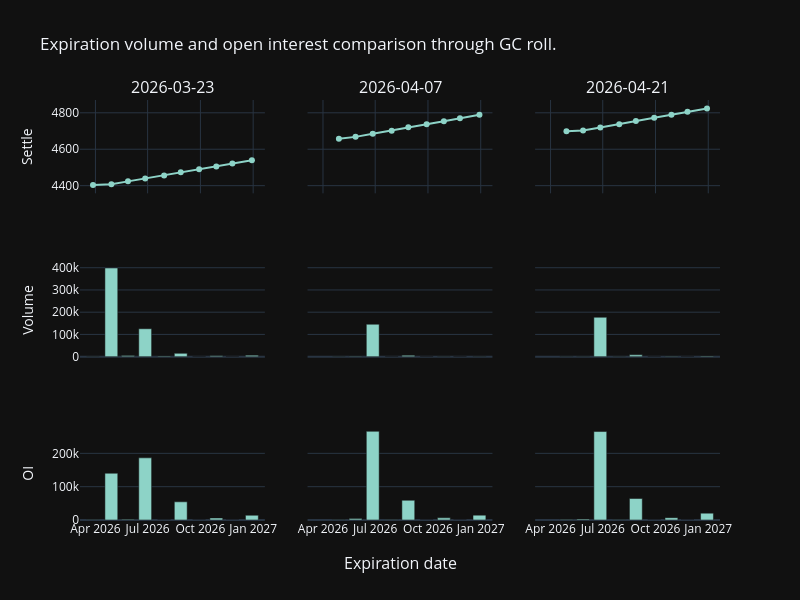

The notebook cell saved with this chart:
### Code cell
product = "GC"
dates = gold_near_roll
plot_df = stats.reset_index()
plot_df = plot_df[plot_df["Trade date"].isin(dates)]
plot_df = plot_df[plot_df["Symbol"].isin(futures_groups[product])]
plot_groups = plot_df.groupby("Trade date")
color = px.defaults.color_discrete_sequence[0]

x_col = "expiration"
plot_cols = ["Settlement price", "Cleared volume", "Open interest"]
short_names = ("Settle", "Volume", "OI")
subplot_titles = [f"{date}" for date in dates]

fig = make_subplots(
    rows=len(plot_cols),
    cols=len(dates),
    shared_xaxes="all",
    shared_yaxes=True,
    subplot_titles=subplot_titles,
    x_title="Expiration date",
)

for i, trade_date in enumerate(dates):
    df = plot_groups.get_group(trade_date)
    fig.add_trace(
        go.Scatter(
            x=df[x_col],
            y=df[plot_cols[0]],
            name=str(trade_date),
            line=dict(color=color),
            showlegend=False,
        ),
        row=1,
        col=i + 1,
    )
    fig.add_trace(
        go.Bar(
            x=df[x_col],
            y=df[plot_cols[1]],
            name=str(trade_date),
            marker=dict(color=color),
            showlegend=False,
        ),
        row=2,
        col=i + 1,
    )
    fig.add_trace(
        go.Bar(
            x=df[x_col],
            y=df[plot_cols[2]],
            name=str(trade_date),
            marker=dict(color=color),
            showlegend=False,
        ),
        row=3,
        col=i + 1,
    )

fig.update_layout(
    height=600,
    width=800,
    title_text=(
        f"Expiration volume and open interest comparison through {product} roll."
    ),
    yaxis_title="test",
)
for i, y_name in enumerate(short_names):
    fig.update_yaxes(title_text=y_name, row=i + 1, col=1)
fig.show()

### Figure 1 — Plotly figure (JSON) as saved in the notebook; plotly's stock layout.template omitted (floating-point values rounded to 4 significant figures)
{"data": [{"line": {"color": "rgb(141,211,199)"}, "name": "2026-03-23", "showlegend": false, "type": "scatter", "x": ["2026-03-27T17:30:00.000000000", "2026-04-28T17:30:00.000000000", "2026-05-27T17:30:00.000000000", "2026-06-26T17:30:00.000000000", "2026-07-29T17:30:00.000000000", "2026-08-27T17:30:00.000000000", "2026-09-28T17:30:00.000000000", "2026-10-28T17:30:00.000000000", "2026-11-25T18:30:00.000000000", "2026-12-29T18:30:00.000000000"], "xaxis": "x", "y": [4404.0, 4407.0, 4424.0, 4440.0, 4456.0, 4474.0, 4490.0, 4506.0, 4522.0, 4539.0], "yaxis": "y"}, {"marker": {"color": "rgb(141,211,199)"}, "name": "2026-03-23", "showlegend": false, "type": "bar", "x": ["2026-03-27T17:30:00.000000000", "2026-04-28T17:30:00.000000000", "2026-05-27T17:30:00.000000000", "2026-06-26T17:30:00.000000000", "2026-07-29T17:30:00.000000000", "2026-08-27T17:30:00.000000000", "2026-09-28T17:30:00.000000000", "2026-10-28T17:30:00.000000000", "2026-11-25T18:30:00.000000000", "2026-12-29T18:30:00.000000000"], "xaxis": "x4", "y": [544.0, 398700.0, 4918.0, 125500.0, 2545.0, 14860.0, 161.0, 4344.0, 20.0, 6273.0], "yaxis": "y4"}, {"marker": {"color": "rgb(141,211,199)"}, "name": "2026-03-23", "showlegend": false, "type": "bar", "x": ["2026-03-27T17:30:00.000000000", "2026-04-28T17:30:00.000000000", "2026-05-27T17:30:00.000000000", "2026-06-26T17:30:00.000000000", "2026-07-29T17:30:00.000000000", "2026-08-27T17:30:00.000000000", "2026-09-28T17:30:00.000000000", "2026-10-28T17:30:00.000000000", "2026-11-25T18:30:00.000000000", "2026-12-29T18:30:00.000000000"], "xaxis": "x7", "y": [630.0, 140300.0, 1887.0, 186500.0, 285.0, 54540.0, 95.0, 5923.0, 70.0, 14190.0], "yaxis": "y7"}, {"line": {"color": "rgb(141,211,199)"}, "name": "2026-04-07", "showlegend": false, "type": "scatter", "x": ["2026-04-28T17:30:00.000000000", "2026-05-27T17:30:00.000000000", "2026-06-26T17:30:00.000000000", "2026-07-29T17:30:00.000000000", "2026-08-27T17:30:00.000000000", "2026-09-28T17:30:00.000000000", "2026-10-28T17:30:00.000000000", "2026-11-25T18:30:00.000000000", "2026-12-29T18:30:00.000000000"], "xaxis": "x2", "y": [4657.0, 4668.0, 4685.0, 4702.0, 4720.0, 4737.0, 4754.0, 4770.0, 4789.0], "yaxis": "y2"}, {"marker": {"color": "rgb(141,211,199)"}, "name": "2026-04-07", "showlegend": false, "type": "bar", "x": ["2026-04-28T17:30:00.000000000", "2026-05-27T17:30:00.000000000", "2026-06-26T17:30:00.000000000", "2026-07-29T17:30:00.000000000", "2026-08-27T17:30:00.000000000", "2026-09-28T17:30:00.000000000", "2026-10-28T17:30:00.000000000", "2026-11-25T18:30:00.000000000", "2026-12-29T18:30:00.000000000"], "xaxis": "x5", "y": [327.0, 1832.0, 145700.0, 152.0, 5854.0, 12.0, 536.0, 0.0, 962.0], "yaxis": "y5"}, {"marker": {"color": "rgb(141,211,199)"}, "name": "2026-04-07", "showlegend": false, "type": "bar", "x": ["2026-04-28T17:30:00.000000000", "2026-05-27T17:30:00.000000000", "2026-06-26T17:30:00.000000000", "2026-07-29T17:30:00.000000000", "2026-08-27T17:30:00.000000000", "2026-09-28T17:30:00.000000000", "2026-10-28T17:30:00.000000000", "2026-11-25T18:30:00.000000000", "2026-12-29T18:30:00.000000000"], "xaxis": "x8", "y": [1000.0, 4164.0, 266100.0, 470.0, 59220.0, 112.0, 6417.0, 71.0, 14620.0], "yaxis": "y8"}, {"line": {"color": "rgb(141,211,199)"}, "name": "2026-04-21", "showlegend": false, "type": "scatter", "x": ["2026-04-28T17:30:00.000000000", "2026-05-27T17:30:00.000000000", "2026-06-26T17:30:00.000000000", "2026-07-29T17:30:00.000000000", "2026-08-27T17:30:00.000000000", "2026-09-28T17:30:00.000000000", "2026-10-28T17:30:00.000000000", "2026-11-25T18:30:00.000000000", "2026-12-29T18:30:00.000000000"], "xaxis": "x3", "y": [4698.0, 4703.0, 4720.0, 4737.0, 4755.0, 4772.0, 4789.0, 4806.0, 4824.0], "yaxis": "y3"}, {"marker": {"color": "rgb(141,211,199)"}, "name": "2026-04-21", "showlegend": false, "type": "bar", "x": ["2026-04-28T17:30:00.000000000", "2026-05-27T17:30:00.000000000", "2026-06-26T17:30:00.000000000", "2026-07-29T17:30:00.000000000", "2026-08-27T17:30:00.000000000", "2026-09-28T17:30:00.000000000", "2026-10-28T17:30:00.000000000", "2026-11-25T18:30:00.000000000", "2026-12-29T18:30:00.000000000"], "xaxis": "x6", "y": [1197.0, 1162.0, 177100.0, 283.0, 8153.0, 86.0, 1332.0, 10.0, 2475.0], "yaxis": "y6"}, {"marker": {"color": "rgb(141,211,199)"}, "name": "2026-04-21", "showlegend": false, "type": "bar", "x": ["2026-04-28T17:30:00.000000000", "2026-05-27T17:30:00.000000000", "2026-06-26T17:30:00.000000000", "2026-07-29T17:30:00.000000000", "2026-08-27T17:30:00.000000000", "2026-09-28T17:30:00.000000000", "2026-10-28T17:30:00.000000000", "2026-11-25T18:30:00.000000000", "2026-12-29T18:30:00.000000000"], "xaxis": "x9", "y": [1136.0, 2721.0, 265500.0, 701.0, 64480.0, 172.0, 6947.0, 71.0, 20590.0], "yaxis": "y9"}], "layout": {"annotations": [{"font": {"size": 16}, "showarrow": false, "text": "2026-03-23", "x": 0.1444, "xanchor": "center", "xref": "paper", "y": 1, "yanchor": "bottom", "yref": "paper"}, {"font": {"size": 16}, "showarrow": false, "text": "2026-04-07", "x": 0.5, "xanchor": "center", "xref": "paper", "y": 1, "yanchor": "bottom", "yref": "paper"}, {"font": {"size": 16}, "showarrow": false, "text": "2026-04-21", "x": 0.8556, "xanchor": "center", "xref": "paper", "y": 1, "yanchor": "bottom", "yref": "paper"}, {"font": {"size": 16}, "showarrow": false, "text": "Expiration date", "x": 0.5, "xanchor": "center", "xref": "paper", "y": 0, "yanchor": "top", "yref": "paper", "yshift": -30}], "height": 600, "title": {"text": "Expiration volume and open interest comparison through GC roll."}, "width": 800, "xaxis": {"anchor": "y", "domain": [0, 0.2889], "matches": "x7", "showticklabels": false}, "xaxis2": {"anchor": "y2", "domain": [0.3556, 0.6444], "matches": "x7", "showticklabels": false}, "xaxis3": {"anchor": "y3", "domain": [0.7111, 1], "matches": "x7", "showticklabels": false}, "xaxis4": {"anchor": "y4", "domain": [0, 0.2889], "matches": "x7", "showticklabels": false}, "xaxis5": {"anchor": "y5", "domain": [0.3556, 0.6444], "matches": "x7", "showticklabels": false}, "xaxis6": {"anchor": "y6", "domain": [0.7111, 1], "matches": "x7", "showticklabels": false}, "xaxis7": {"anchor": "y7", "domain": [0, 0.2889]}, "xaxis8": {"anchor": "y8", "domain": [0.3556, 0.6444], "matches": "x7"}, "xaxis9": {"anchor": "y9", "domain": [0.7111, 1], "matches": "x7"}, "yaxis": {"anchor": "x", "domain": [0.7778, 1], "title": {"text": "Settle"}}, "yaxis2": {"anchor": "x2", "domain": [0.7778, 1], "matches": "y", "showticklabels": false}, "yaxis3": {"anchor": "x3", "domain": [0.7778, 1], "matches": "y", "showticklabels": false}, "yaxis4": {"anchor": "x4", "domain": [0.3889, 0.6111], "title": {"text": "Volume"}}, "yaxis5": {"anchor": "x5", "domain": [0.3889, 0.6111], "matches": "y4", "showticklabels": false}, "yaxis6": {"anchor": "x6", "domain": [0.3889, 0.6111], "matches": "y4", "showticklabels": false}, "yaxis7": {"anchor": "x7", "domain": [0, 0.2222], "title": {"text": "OI"}}, "yaxis8": {"anchor": "x8", "domain": [0, 0.2222], "matches": "y7", "showticklabels": false}, "yaxis9": {"anchor": "x9", "domain": [0, 0.2222], "matches": "y7", "showticklabels": false}}}
